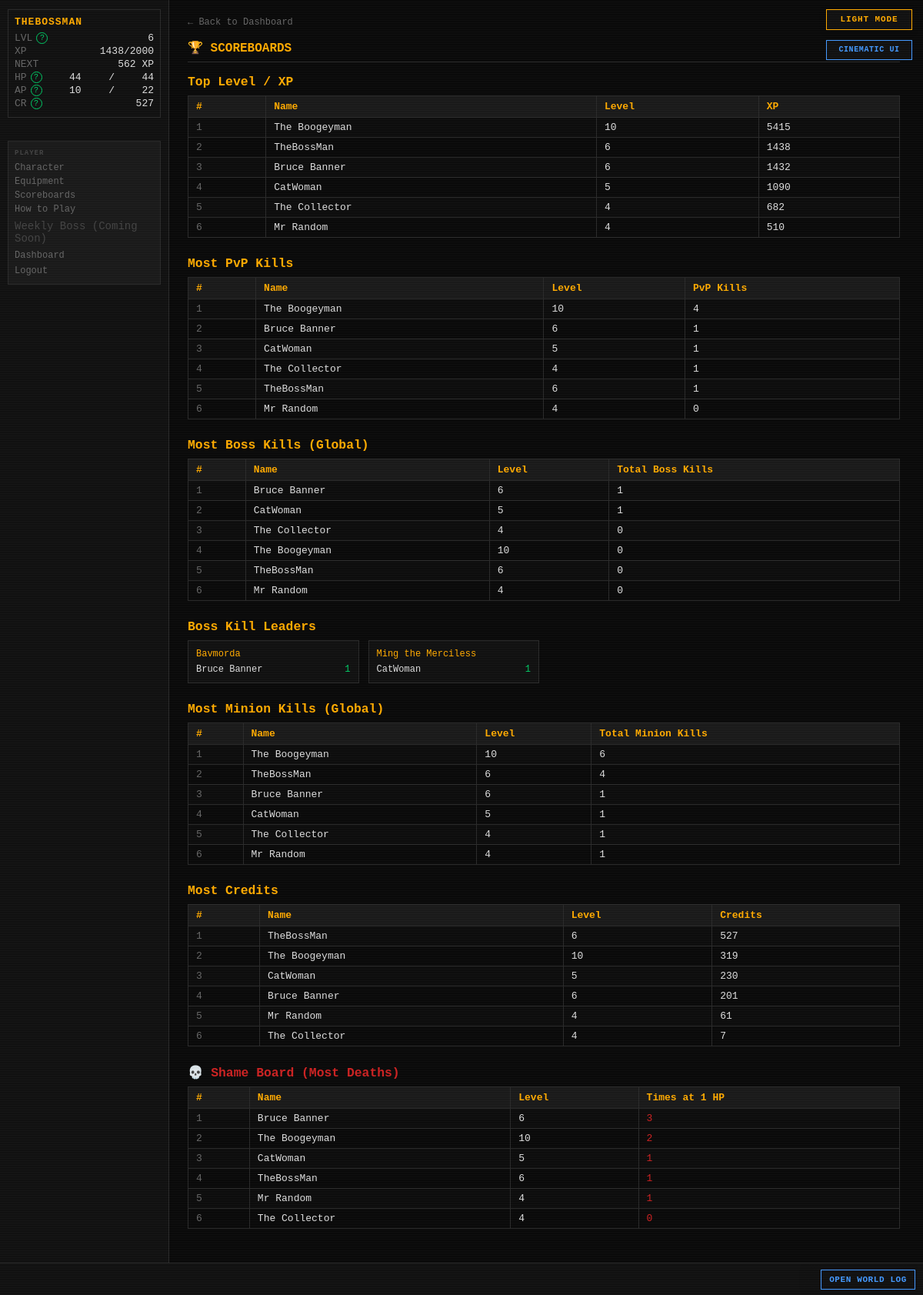
/scoreboards (signed in), run on an earlier commit of the app's database.
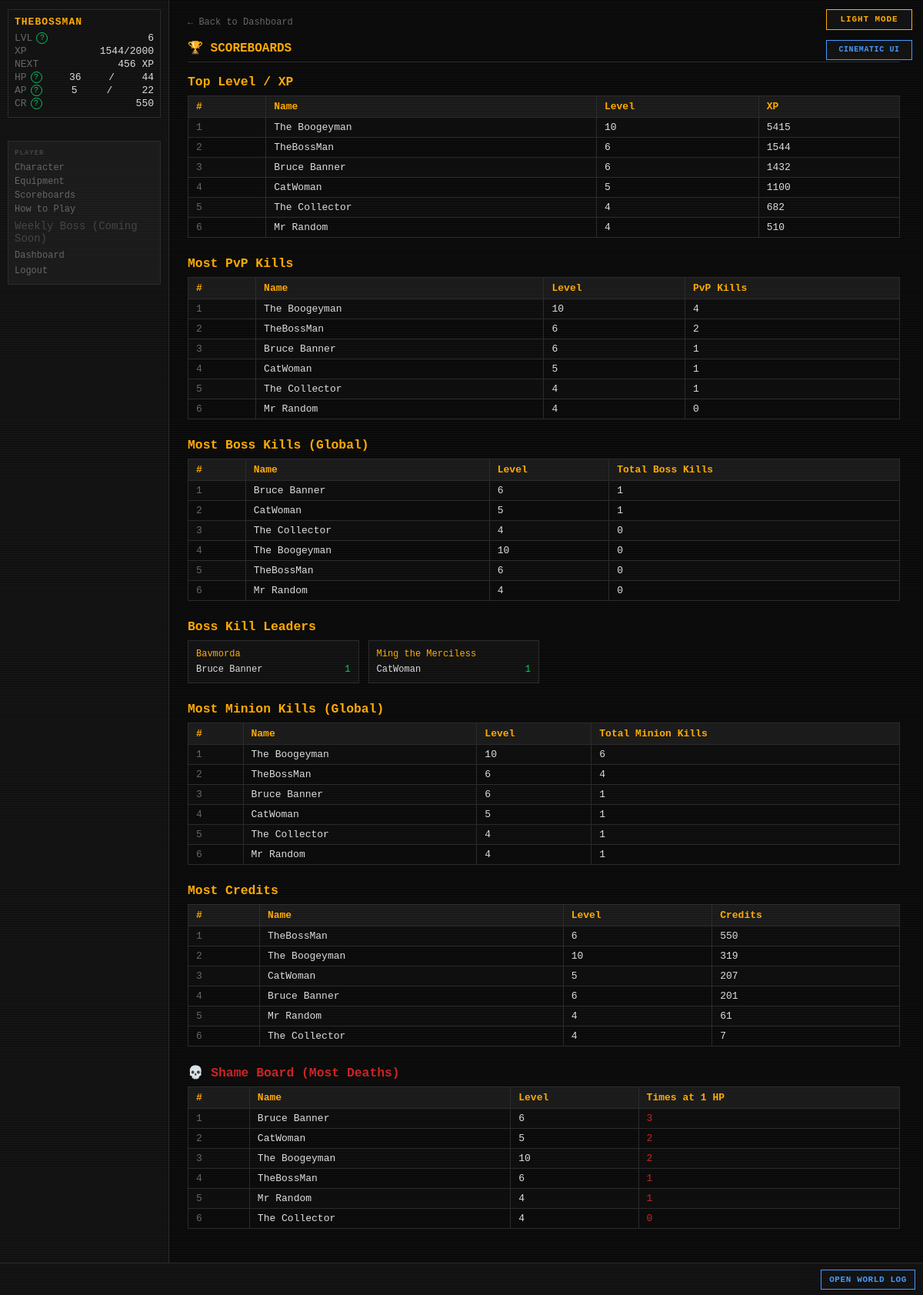
And on a later commit of the database.
### tables this page shows
CREATE TABLE players (
    id                  INTEGER PRIMARY KEY AUTOINCREMENT,
    username            TEXT    UNIQUE NOT NULL,
    password_hash       TEXT    NOT NULL,
    email               TEXT    UNIQUE NOT NULL,
    character_name      TEXT    NOT NULL,
    sex                 TEXT    NOT NULL,
    class_id            INTEGER REFERENCES classes(id),
    str_stat            INTEGER NOT NULL DEFAULT 1,
    end_stat            INTEGER NOT NULL DEFAULT 1,
    agi_stat            INTEGER NOT NULL DEFAULT 1,
    lck_stat            INTEGER NOT NULL DEFAULT 1,
    per_stat            INTEGER NOT NULL DEFAULT 1,
    level               INTEGER NOT NULL DEFAULT 1,
    xp                  INTEGER NOT NULL DEFAULT 0,
    current_hp          INTEGER NOT NULL,
    current_ap          INTEGER NOT NULL,
    credits             INTEGER NOT NULL DEFAULT 25,
    equipped_weapon_id  INTEGER REFERENCES inventory_items(id),
    equipped_armor_id   INTEGER REFERENCES inventory_items(id),
    equipped_special_id INTEGER REFERENCES inventory_items(id),
    in_combat           INTEGER NOT NULL DEFAULT 0,
    pending_levelup     INTEGER NOT NULL DEFAULT 0,
    combat_preference   TEXT    NOT NULL DEFAULT "Balanced",
    is_banned           INTEGER NOT NULL DEFAULT 0,
    retired_at          TEXT,
    last_login_at       TEXT,
    created_at          TEXT    NOT NULL DEFAULT (datetime('now'))
);

CREATE TABLE player_stats (
    player_id            INTEGER PRIMARY KEY REFERENCES players(id),
    pvp_kills            INTEGER NOT NULL DEFAULT 0,
    times_reduced_to_1hp INTEGER NOT NULL DEFAULT 0,
    updated_at           TEXT    NOT NULL DEFAULT (datetime('now'))
);

CREATE TABLE bosses (
    id                          INTEGER PRIMARY KEY AUTOINCREMENT,
    name                        TEXT    UNIQUE NOT NULL,
    is_active                   INTEGER NOT NULL DEFAULT 1,
    level                       INTEGER NOT NULL,
    str_stat                    INTEGER NOT NULL,
    end_stat                    INTEGER NOT NULL,
    agi_stat                    INTEGER NOT NULL,
    lck_stat                    INTEGER NOT NULL,
    per_stat                    INTEGER NOT NULL,
    max_hp                      INTEGER NOT NULL,
    phase2_hp_percent           INTEGER NOT NULL,
    phase3_hp_percent           INTEGER NOT NULL,
    special_attack_name         TEXT    NOT NULL,
    special_attack_die          TEXT    NOT NULL,
    special_attack_damage_type  TEXT    NOT NULL,
    special_attack_flavor       TEXT    NOT NULL,
    special_buff_name           TEXT    NOT NULL,
    special_buff_type           TEXT    NOT NULL,
    special_buff_value          REAL    NOT NULL,
    special_buff_damage_type    TEXT,
    special_buff_flavor         TEXT    NOT NULL,
    res_blade     INTEGER NOT NULL DEFAULT 0,
    res_blunt     INTEGER NOT NULL DEFAULT 0,
    res_ballistic INTEGER NOT NULL DEFAULT 0,
    res_energy    INTEGER NOT NULL DEFAULT 0,
    res_arcane    INTEGER NOT NULL DEFAULT 0,
    res_explosive INTEGER NOT NULL DEFAULT 0,
    res_venom     INTEGER NOT NULL DEFAULT 0,
    weak_blade    INTEGER NOT NULL DEFAULT 0,
    weak_blunt    INTEGER NOT NULL DEFAULT 0,
    weak_ballistic INTEGER NOT NULL DEFAULT 0,
    weak_energy   INTEGER NOT NULL DEFAULT 0,
    weak_arcane   INTEGER NOT NULL DEFAULT 0,
    weak_explosive INTEGER NOT NULL DEFAULT 0,
    weak_venom    INTEGER NOT NULL DEFAULT 0,
    drop_weapon_chance       REAL    NOT NULL,
    drop_armor_chance        REAL    NOT NULL,
    drop_special_item_chance REAL    NOT NULL,
    drop_credit_min          INTEGER NOT NULL,
    drop_credit_max          INTEGER NOT NULL,
    flavor_text              TEXT    NOT NULL,
    imported_at              TEXT    NOT NULL DEFAULT (datetime('now'))
, description TEXT NOT NULL DEFAULT '');

CREATE TABLE boss_instances (
    id                  INTEGER PRIMARY KEY AUTOINCREMENT,
    player_id           INTEGER NOT NULL REFERENCES players(id),
    boss_id             INTEGER NOT NULL REFERENCES bosses(id),
    current_hp          INTEGER NOT NULL,
    encounter_max_hp    INTEGER,
    special_attack_used INTEGER NOT NULL DEFAULT 0,
    special_buff_used   INTEGER NOT NULL DEFAULT 0,
    current_phase       INTEGER NOT NULL DEFAULT 1,
    discovered_at       TEXT    NOT NULL DEFAULT (datetime('now')),
    kill_count          INTEGER NOT NULL DEFAULT 0,
    UNIQUE(player_id, boss_id)
);

### routes/scoreboards.py (the view)
@bp.route("/scoreboards")
def index():
    settings      = get_all_settings()
    inactive_days = settings.get("INACTIVE_DAYS_THRESHOLD", cfg.INACTIVE_DAYS_THRESHOLD)
    cutoff_expr   = f"datetime('now', '-{inactive_days} days')"
    top_level      = _top_level_xp(cutoff_expr)
    top_pvp_kills  = _top_pvp_kills(cutoff_expr)
    top_boss_global= _top_boss_kills_global(cutoff_expr)
    top_boss_each  = _top_boss_kills_per_boss(cutoff_expr)
    top_minion_gl  = _top_minion_kills_global(cutoff_expr)
    top_minion_each= _top_minion_kills_per_minion(cutoff_expr)
    top_credits    = _top_credits(cutoff_expr)
    shame_board    = _shame_board(cutoff_expr)
    return render_template(
        "scoreboards/scoreboards.html",
        top_level=top_level,
        top_pvp_kills=top_pvp_kills,
        top_boss_global=top_boss_global,
        top_boss_each=top_boss_each,
        top_minion_global=top_minion_gl,
        top_minion_each=top_minion_each,
        top_credits=top_credits,
        shame_board=shame_board,
    )

### app.py (called while the page is built)
def _context_processor() -> dict:
    settings = get_all_settings()
    player = g.get("player")
    if not player:
        return {"settings": settings}
    return {"player": player, "settings": settings}

def _check_auth():
    if request.endpoint in _AUTH_EXEMPT:
        return None
    if not session.get("player_id"):
        return redirect(url_for("auth.login"))
    return None

def _load_player():
    player_id = session.get("player_id")
    if not player_id:
        return None
    player = get_player(player_id)
    if player is None:
        session.clear()
        return redirect(url_for("auth.login"))
    g.player = player
    return None

def _set_blackout_flag():
    settings = get_all_settings()
    blackout_mins = settings.get("MIDNIGHT_BLACKOUT_MINUTES", cfg.MIDNIGHT_BLACKOUT_MINUTES)
    now = datetime.now(timezone.utc)
    minutes_to_midnight = (24 * 60) - (now.hour * 60 + now.minute)
    g.blackout = (minutes_to_midnight <= blackout_mins)

### database.py (called while the page is built)
def dict_factory(cursor: sqlite3.Cursor, row: tuple) -> dict:
    return {col[0]: val for col, val in zip(cursor.description, row)}

### templates/scoreboards/scoreboards.html (shortened to what the changed rows need)
{% extends "base.html" %}
{% block content %}
<div id="page-content">
    <h2 class="page-title">🏆 SCOREBOARDS</h2>
    {% if top_level %}
    <table style="margin-bottom:24px;">
        <tr><th>#</th><th>Name</th><th>Level</th><th>XP</th></tr>
        {% for p in top_level %}
        <tr>
            <td style="color:var(--grey)">{{ loop.index }}</td>
            <td>{{ p.character_name }}</td>
            <td>{{ p.level }}</td>
            <td>{{ p.xp }}</td>
        </tr>
        {% endfor %}
    </table>
    {% else %}
    <p style="color:var(--grey);margin-bottom:24px;">No data yet.</p>
    {% endif %}
    {% if top_pvp_kills %}
    <table style="margin-bottom:24px;">
        <tr><th>#</th><th>Name</th><th>Level</th><th>PvP Kills</th></tr>
        {% for p in top_pvp_kills %}
        <tr>
            <td style="color:var(--grey)">{{ loop.index }}</td>
            <td>{{ p.character_name }}</td>
            <td>{{ p.level }}</td>
            <td>{{ p.pvp_kills }}</td>
        </tr>
        {% endfor %}
    </table>
    {% else %}
    <p style="color:var(--grey);margin-bottom:24px;">No data yet.</p>
    {% endif %}
    {% if top_boss_global %}
    <table style="margin-bottom:24px;">
        <tr><th>#</th><th>Name</th><th>Level</th><th>Total Boss Kills</th></tr>
        {% for p in top_boss_global %}
        <tr>
            <td style="color:var(--grey)">{{ loop.index }}</td>
            <td>{{ p.character_name }}</td>
            <td>{{ p.level }}</td>
            <td>{{ p.total_kills }}</td>
        </tr>
        {% endfor %}
    </table>
    {% else %}
    <p style="color:var(--grey);margin-bottom:24px;">No data yet.</p>
    {% endif %}
    {% if top_boss_each %}
    <div style="display:grid;grid-template-columns:repeat(auto-fill,minmax(220px,1fr));gap:12px;margin-bottom:24px;">
        {% for boss_name, players in top_boss_each.items() %}
        <div style="background:var(--bg-panel);border:1px solid var(--border);padding:10px;">
            <div style="color:var(--amber);margin-bottom:6px;font-size:12px;">{{ boss_name }}</div>
            {% for p in players %}
            <div style="display:flex;justify-content:space-between;font-size:12px;">
                <span>{{ p.character_name }}</span>
                <span style="color:var(--green)">{{ p.kill_count }}</span>
            </div>
            {% endfor %}
        </div>
        {% endfor %}
    </div>
    {% endif %}
    {% if top_minion_global %}
    <table style="margin-bottom:24px;">
        <tr><th>#</th><th>Name</th><th>Level</th><th>Total Minion Kills</th></tr>
        {% for p in top_minion_global %}
        <tr>
            <td style="color:var(--grey)">{{ loop.index }}</td>
            <td>{{ p.character_name }}</td>
            <td>{{ p.level }}</td>
            <td>{{ p.total_kills }}</td>
        </tr>
        {% endfor %}
    </table>
    {% else %}
    <p style="color:var(--grey);margin-bottom:24px;">No data yet.</p>
    {% endif %}
    {% if top_credits %}
    <table style="margin-bottom:24px;">
        <tr><th>#</th><th>Name</th><th>Level</th><th>Credits</th></tr>
        {% for p in top_credits %}
        <tr>
            <td style="color:var(--grey)">{{ loop.index }}</td>
            <td>{{ p.character_name }}</td>
            <td>{{ p.level }}</td>
            <td>{{ p.credits }}</td>
        </tr>
        {% endfor %}
    </table>
    {% else %}
    <p style="color:var(--grey);margin-bottom:24px;">No data yet.</p>
    {% endif %}
    {% if shame_board %}
    <table style="margin-bottom:24px;">
        <tr><th>#</th><th>Name</th><th>Level</th><th>Times at 1 HP</th></tr>
        {% for p in shame_board %}
        <tr>
            <td style="color:var(--grey)">{{ loop.index }}</td>
            <td>{{ p.character_name }}</td>
            <td>{{ p.level }}</td>
            <td style="color:var(--red)">{{ p.times_reduced_to_1hp }}</td>
        </tr>
        {% endfor %}
    </table>
    {% else %}
    <p style="color:var(--grey);margin-bottom:24px;">No data yet.</p>
    {% endif %}
</div>
{% endblock %}

### templates/base.html (shortened to what this page needs)
<!DOCTYPE html>
<html lang="en">
<head>
<link rel="stylesheet" href="{{ url_for('static', filename='style.css') }}">
</head>
<body class="{{ 'authenticated' if player else 'auth-page' }} {% block body_class %}{% endblock %}">
{% if settings.get('ALLOW_PLAYER_COLOR_OVERRIDE', true) %}<button id="theme-toggle" type="button" aria-label="Switch color theme" aria-pressed="false">
</button>{% endif %}
{% if settings.get('ALLOW_PLAYER_INTERFACE_OVERRIDE', true) %}
<button id="interface-toggle" type="button" aria-label="Switch interface style" aria-pressed="false">
</button>
{% endif %}
{% if player %}
<div id="left-col">
    <div id="status-block">
        <div class="status-name">{{ player.character_name }}</div>
        <div class="status-line">
            <span class="label">LVL</span>
            <span id="status-level">{{ player.level }}</span>
        </div>
        <div class="status-line">
            <span class="label">XP</span>
            <span><span id="status-xp">{{ player.xp }}</span><span id="status-xp-threshold">{% if player.get('next_level_xp') is not none %}/{{ player.get('next_level_xp') }}{% endif %}</span></span>
        </div>
        <div class="status-line" title="Experience still needed to reach level {{ player.level + 1 }}">
            <span class="label">NEXT</span>
            <span id="status-xp-next">{% if player.get('xp_to_next_level') is none %}MAX{% elif player.get('xp_to_next_level') <= 0 %}LEVEL UP{% else %}{{ player.get('xp_to_next_level') }} XP{% endif %}</span>
        </div>
        <div class="status-line">
            <span class="label">HP</span>
            <span id="status-hp">{{ player.current_hp }}</span>/<span id="status-maxhp">{{ player.max_hp }}</span>
        </div>
        <div class="status-line">
            <span class="label">AP</span>
            <span id="status-ap">{{ player.current_ap }}</span>/<span id="status-maxap">{{ player.max_ap }}</span>
        </div>
        <div class="status-line">
            <span class="label">CR</span>
            <span id="status-credits">{{ player.credits }}</span>
        </div>
    </div>
    <nav id="left-nav">
        <span class="nav-heading">PLAYER</span>
        <a href="{{ url_for('character.index') }}">Character</a>
        <a href="{{ url_for('character.equipment') }}">Equipment</a>
        <a href="{{ url_for('scoreboards.index') }}">Scoreboards</a>
        <a href="{{ url_for('feeds.game_help') }}">How to Play</a>
        <span class="nav-link-disabled" title="A shared weekly encounter is being designed.">Weekly Boss (Coming Soon)</span>
        <a href="{{ url_for('dashboard.index') }}">Dashboard</a>
        <form action="{{ url_for('auth.logout') }}" method="POST" style="margin:0">
            <button type="submit" class="nav-link-btn">Logout</button>
        </form>
    </nav>
</div>
{% endif %}
<div id="main">
    {% block content %}{% endblock %}
</div>
{% if player %}
<div id="ticker-wrap">
    <a id="ticker-log-link" href="{{ url_for('feeds.global_log') }}" title="Open the complete World Log">OPEN WORLD LOG</a>
    <div id="ticker">
    </div>
</div>
{% endif %}
</body>
</html>

What changed in the data, as far as the page shows it:
changed players "TheBossMan": xp "1438" → "1544"; current_hp "44" → "36"; current_ap "10" → "5"; credits "527" → "550"
changed players "CatWoman": xp "1090" → "1100"; credits "230" → "207"
changed player_stats "TheBossMan": pvp_kills "1" → "2"; moves up the list
changed player_stats "CatWoman": times_reduced_to_1hp "1" → "2"; moves up the list
Also different on the page:
{{ player.get('xp_to_next_level') }}: "562" → "456"
